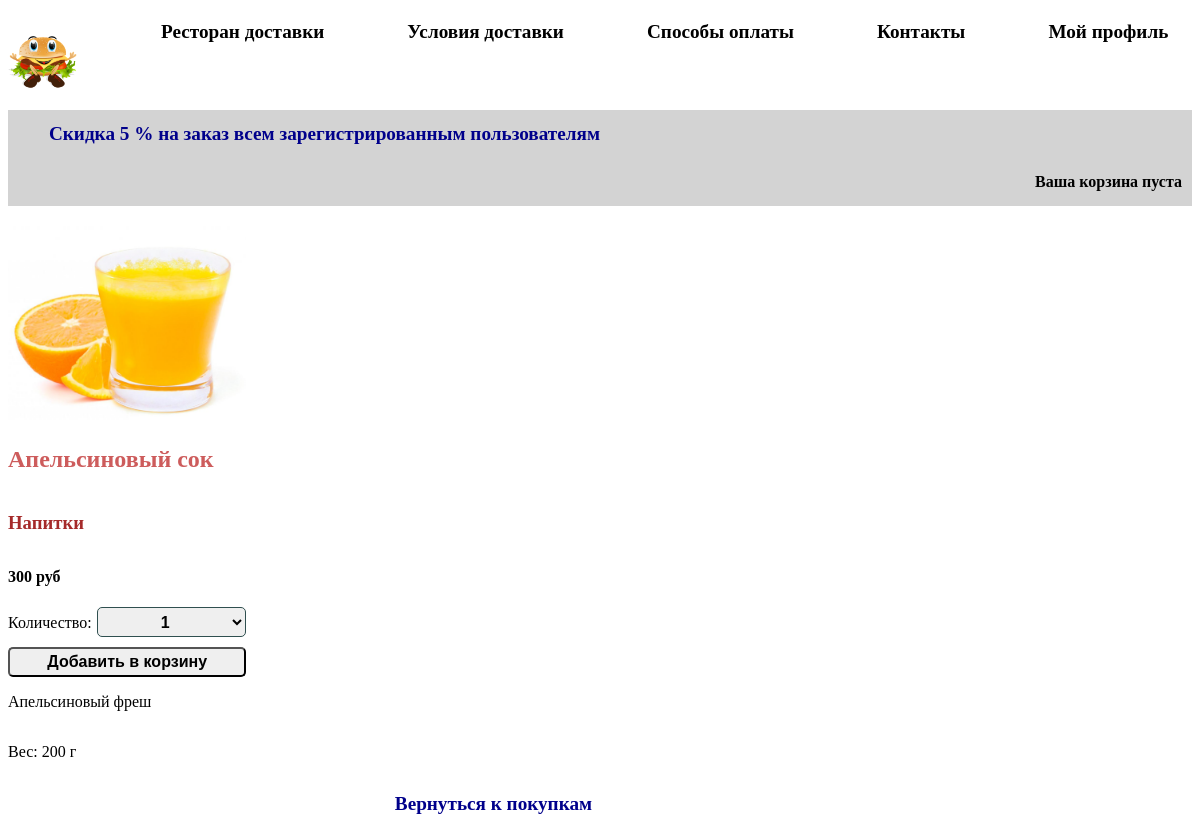
Screenshot of /27/apelsinovyj-sok/ with the database file from the repository.
### store/models.py (models this page shows, shortened)
class Product(models.Model):
    category = models.ForeignKey(Category, on_delete=models.SET_NULL, null=True, verbose_name='Категория')
    name = models.CharField(max_length=200, verbose_name='Название')
    slug = models.SlugField(max_length=200)
    image = models.CharField(max_length=100, blank=True, null=True, verbose_name='Картинка')
    description = models.TextField(null=True, blank=True, verbose_name='Описание')
    price = models.DecimalField(max_digits=10, decimal_places=0, verbose_name='Цена')
    volume = models.CharField(max_length=50, null=True, verbose_name='Объем')
    available = models.BooleanField(default=True, verbose_name='Доступность товара')
    created = models.DateTimeField(auto_now_add=True, verbose_name='Дата создания')
    updated = models.DateTimeField(auto_now=True, verbose_name='Дата обновления')
    class Meta:
        ordering = ('name',)
        index_together = (('id', 'slug'),)
        verbose_name_plural = 'Товары'

class Category(models.Model):
    name = models.CharField(max_length=200, verbose_name='Категория')
    slug = models.SlugField(max_length=200)
    class Meta:
        ordering = ('name',)
        verbose_name_plural = 'Категории'
    def __str__(self):
        return self.name
    def get_absolute_url(self):
        return reverse('product_list_by_category', args=[self.slug])

### store/views.py (the view)
# urls.py: path('<int:id>/<slug:slug>/', views.product_detail,
def product_detail(request, id, slug):
    product = get_object_or_404(Product, id=id, slug=slug, available=True)
    cart_product_form = CartAddProductForm()
    data = {'product': product, 'cart_product_form': cart_product_form}
    return render(request, 'store/product_detail.html', data)

### store/forms.py
class CartAddProductForm(forms.Form):
    quantity = forms.TypedChoiceField(label='Количество:',choices=PRODUCT_QUANTITY_CHOICES, coerce=int)
    update = forms.BooleanField(required=False, initial=False, widget=forms.HiddenInput)

### store/cart.py (called while the page is built)
    def __len__(self):
        return sum(item['quantity'] for item in self.cart.values())

### store/context_processors.py (called while the page is built)
def cart(request):
    return {'cart': Cart(request)}

### templates/store/product_detail.html (shortened to what this page needs)
{% extends "index.html" %}
{% load static %}
{% block content %}
    <div class="product-detail">
        <img src="{% if product.image %}{% static product.image %}{% else %}
        {% static "img/no_image.png" %}{% endif %}">
        <h2>{{ product.name }}</h2>
        <h3><a href="{{ product.category.get_absolute_url }}">
            {{ product.category }}</a></h3>
        <p class="price">{{ product.price }} руб</p>
        <form class="form_sel" action="{% url "cart_add" product.id %}" method="post">
            <table>
                <tr>{{ cart_product_form.quantity.label_tag }}</tr>
                <tr>{{ cart_product_form.quantity }}</tr>
            </table>
            <input class="to_cart" type="submit" value="Добавить в корзину">
        </form>
        {{ product.description|linebreaks }}
        <p>Вес: {{ product.volume }} г</p>
        <p class="actions">
            <a class='go_home' href="{% url "home" %}">Вернуться к покупкам</a>
        </p>
    </div>
{% endblock %}

### store/static/css/base.css (style rules this page uses)
body { font-family: Tahoma, serif; }

### store/static/css/product-detail.css (style rules this page uses)
.product-detail { display: flex; flex-direction: column; }
.product-detail h2 { color: indianred; }
.product-detail h3 a { color: brown; text-decoration: none; }
.product-detail img { width: 40%; }
.price { font-weight: bolder; }
.to_cart { height: 30px; width: 40%; border-radius:5px; }
.form_sel select { width: 25%; height: 30px; text-align: center; margin-left: 5px; }

### store/static/css/cart.css (style rules this page uses)
.actions { text-align: right; }
.go_home { text-decoration: none; color: darkblue; font-size: 1.2em; font-weight: bold; margin-right: 2%; }

### store/static/css/forms_with_order.css (style rules this page uses)
.user_form input,select { border-radius: 5px; border: 1px solid darkslategray; margin-top: 5px; margin-bottom: 10px; width: 60%; height:25px; }
.user_form label,input,select { font-weight: bolder; font-size: 1em; }

### rows the page displays
Product: image (picture), name "Апельсиновый сок", category "Напитки", price "300", description "Апельсиновый фреш", volume "200"

### other values shown
{{ cart_product_form.quantity.label_tag }} "Количество:"
